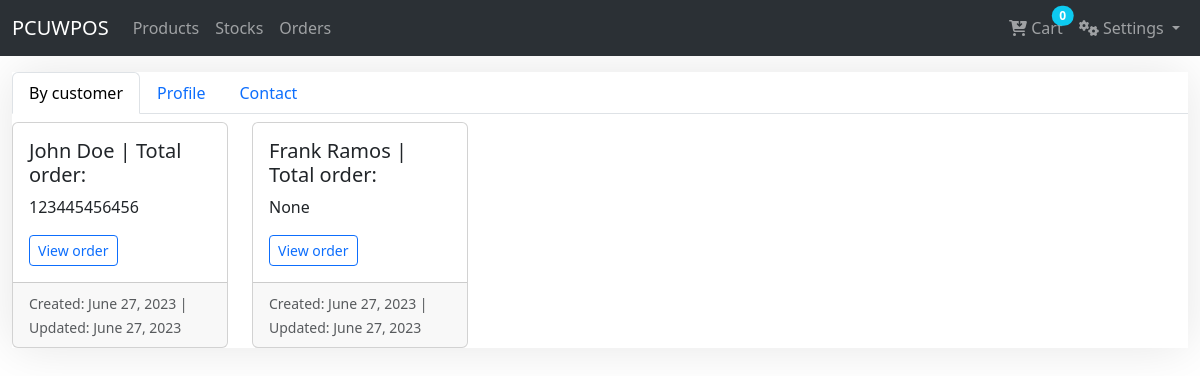
The app's page /products/order-information/ (signed in) with its own data.
### sales/models/order.py (models this page shows, shortened)
class Customer(models.Model):
    full_name = models.CharField(max_length=60, blank=True, null=True)
    number = models.CharField(max_length=14, blank=True, null=True)
    email = models.EmailField(blank=True, null=True)
    address = models.CharField(max_length=150, blank=True, null=True)
    created_at = models.DateTimeField(auto_now_add=True)
    updated_at = models.DateTimeField(auto_now=True)
    class Meta:
        ordering = ('-created_at',)

### sales/views/order_view.py (the view)
# urls.py: path('order-information/', OrderItemView.as_view(), name='order_information'),
class OrderItemView(View):
    template_name = 'pos/order_list.html'
    def get(self, request, *args, **kwargs):
        cart = Cart(request)
        cart_items = cart.__len__()
        customer = Customer.objects.all()
        context = {'customer': customer, 'cart_items': cart_items}
        return render(request, self.template_name, context)

### sales/addcart.py (called while the page is built)
    def __len__(self):
        return sum(item['quantity'] for item in self.cart.values())

### sales/templates/pos/order_list.html (shortened to what this page needs)
{% extends 'base.html' %}
{% block content %}
<div class="row">
    <div class="col-sm-12">
        <div class="fcard mt-3">
            <nav>
                <div class="nav nav-tabs" id="nav-tab" role="tablist">
                    <button class="nav-link active" id="nav-customer-tab" data-bs-toggle="tab" data-bs-target="#nav-customer" type="button" role="tab" aria-controls="nav-customer" aria-selected="true">By customer</button>
                    <button class="nav-link" id="nav-profile-tab" data-bs-toggle="tab" data-bs-target="#nav-profile" type="button" role="tab" aria-controls="nav-profile" aria-selected="false">Profile</button>
                    <button class="nav-link" id="nav-contact-tab" data-bs-toggle="tab" data-bs-target="#nav-contact" type="button" role="tab" aria-controls="nav-contact" aria-selected="false">Contact</button>
                </div>
            </nav>
            <div class="tab-content" id="nav-tabContent">
                <div class="tab-pane fade show active" id="nav-customer" role="tabpanel" aria-labelledby="nav-customer-tab">
                    <div class="row row-cols-1 row-cols-md-5 g-4">
                        {% for obj in customer %}
                        <div class="col">
                          <div class="card">
                            <div class="card-body">
                              <h5 class="card-title">{{obj.full_name|title}} | Total order: {{ order_count }}</h5>
                              <p class="card-text">{{obj.number|title}}</p>
                              <a href="{% url 'sales:customer_orders' obj.pk %}" class="btn btn-outline-primary btn-sm">View order</a>
                            </div>
                            <div class="card-footer text-muted">
                                <small class="text-muted">Created: {{obj.created_at|date}} | Updated: {{obj.updated_at|date}}</small>
                            </div>
                          </div>
                        </div>
                        {% endfor %}
                    </div>
                </div>
            </div>
        </div>
    </div>
</div>
{% endblock %}

### sales/static/style.css (style rules this page uses)
.fcard { display: flex; flex-direction: column; justify-content: flex-start; gap: .5rem; box-shadow: 0 0 3rem 0 rgba(0, 0, 0,.1); }

### records on screen
Customer: full_name "John Doe", number "123445456456", created_at "June 27, 2023", updated_at "June 27, 2023"
Customer: full_name "Frank Ramos", number "None", created_at "June 27, 2023", updated_at "June 27, 2023"

### other values on screen
{{ cart_items }} "0"
